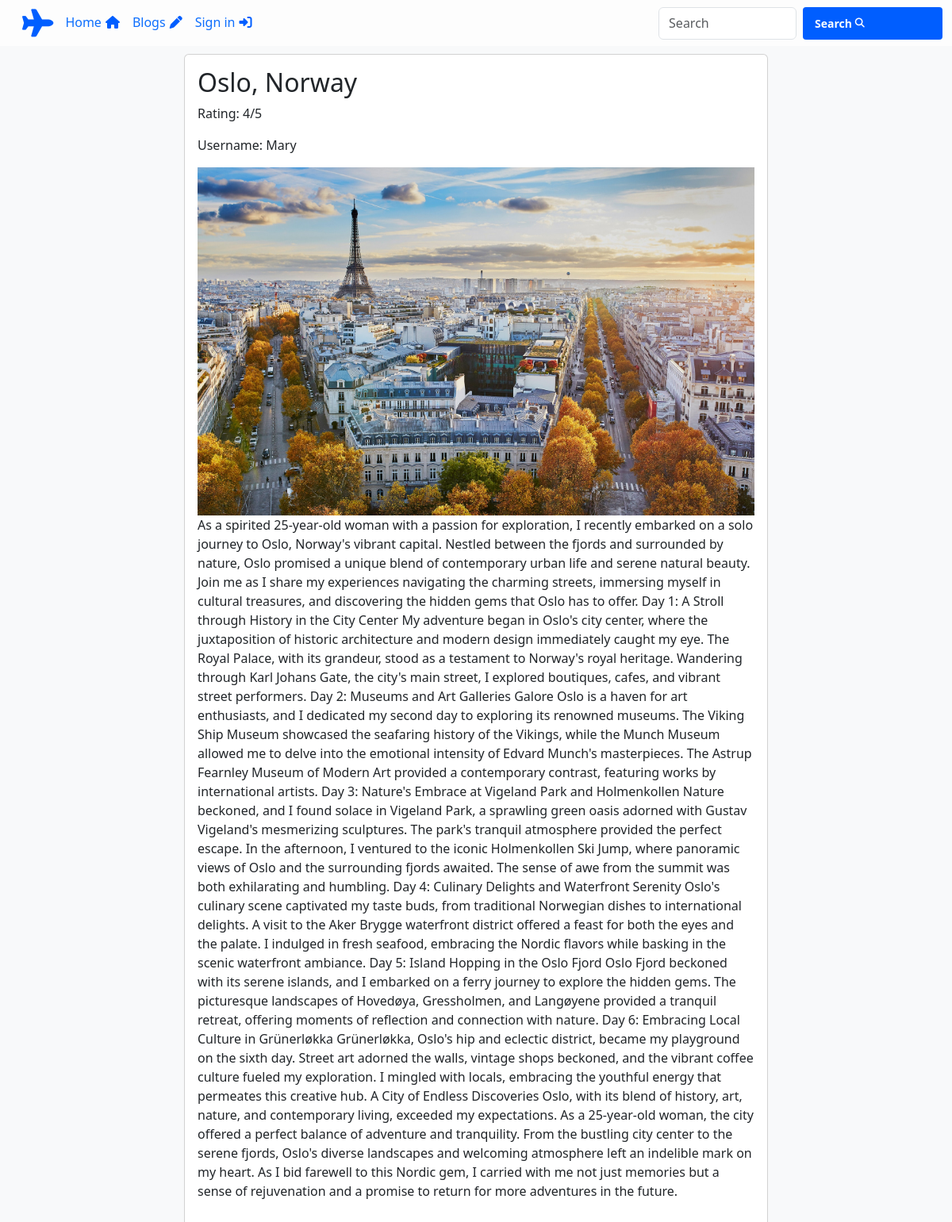
/blog/5/, run on the app's committed database.
### travelblog/models.py (models this page shows, shortened)
class Blog(models.Model):
    user = models.CharField(max_length=255)
    title = models.CharField(max_length=255)
    destination = models.CharField(max_length=255)
    rate = models.IntegerField()
    blog_content = models.TextField()

### travelblog/views.py (the view)
# urls.py: path('blog/<int:id>/', blog_detail, name='blog_detail'),
def blog_detail(request, id):
    blog = Blog.objects.get(id=id)
    return render(request, 'blog_detail.html', {'blog': blog})

### travelblog/templates/blog_detail.html (shortened to what this page needs)
{% load static %}
<!DOCTYPE html>
<html lang="en">
<head>
    <link href="https://cdn.jsdelivr.net/npm/bootstrap@5.3.2/dist/css/bootstrap.min.css" rel="stylesheet">
    <link rel="stylesheet" href="{% static 'css/styles.css' %}">
</head>
<body>
    <nav class="navbar navbar-expand-sm navbar-dark fixed-top">
        <div class="container-fluid">
            <nav class="navbar navbar-expand-sm navbar-dark fixed-top" style="background-color: rgba(255, 255, 255, 0.63);">
                <div class="container-fluid">
                    <i class="fa-solid fa-plane ms-3" style="color: #005eff; font-size: 35px; margin-right: 15px"></i>
                    <div class="collapse navbar-collapse" id="mynavbar">
                        <ul class="nav nav-underline">
                            <li class="nav-item">
                                <a class="nav-link" href="{% url 'index' %}">Home<i class="fa-solid fa-house" style="color: #005eff; margin-left: 5px"></i></a>
                            </li>
                            <li class="nav-item">
                                <a class="nav-link" href="{% url 'blog' %}">Blogs<i class="fa-solid fa-pen" style="color: #005eff; margin-left: 5px"></i></a>
                            </li>
                            <li class="nav-item">
                                <a class="nav-link" href="{% url 'signin' %}">Sign in<i class="fa-solid fa-right-to-bracket" style="color: #005eff;margin-left: 5px"></i></a>
                            </li>
                        </ul>
                    </div>
                    <form class="d-flex">
                        <input class="form-control me-2" type="text" placeholder="Search">
                        <button class="btn btn-primary d-flex align-items-center" type="button" style='font-size:14px'>
                        Search <i class='fas fa-search ms-1' style='font-size:12px'></i>
                    </button>
                    </form>
                </div>
            </nav>
        </div>
    </nav>
    <div class="container mt-5">
        <div class="row justify-content-center">
            <div class="col-md-8">
                <div class="card">
                    <div class="card-body">
                        <h2>{{ blog.destination }}</h2>
                        <p>Rating: {{ blog.rate }}/5</p>
                        <p>Username: {{ blog.user }}</p>
                        <img src="{% static 'travelblog/Images/paris.jpg' %}" alt="{{ blog.destination }}" class="img-fluid">
                        <p>{{ blog.blog_content }}</p>
                    </div>
                </div>
            </div>
        </div>
    </div>
</body>
</html>

### travelblog/static/travelblog/css/styles.css (style rules this page uses)
img { width: 150%; max-width: 100%; height: auto; float: right; }
body { padding-top: 20px; }
body { background-color: #f8f9fa; }
.container { min-height: 100vh; display: flex; justify-content: center; align-items: center; }
button[type="button"] { background-color: #005eff; color: #ffffff; padding: 10px 15px; border: none; border-radius: 4px; cursor: pointer; width: 100%; font-size: 16px; font-weight: bold; }

### data on the page
Blog: destination "Oslo, Norway", rate "4", user "Mary", blog_content "As a spirited 25-year-old woman with a passion for exploration, I recently embarked on a solo journey to Oslo, Norway's vibrant capital. Nestled between the fjords and surrounded by nature, Oslo promised a unique blend of contemporary urban life and serene natural beauty. Join me as I share my experiences navigating the charming streets, immersing myself in cultural treasures, and discovering the hidden gems that Oslo has to offer. Day 1: A Stroll through History in the City Center My adventure began in Oslo's city center, where the juxtaposition of historic architecture and modern design immediately caught my eye. The Royal Palace, with its grandeur, stood as a testament to Norway's royal…"
